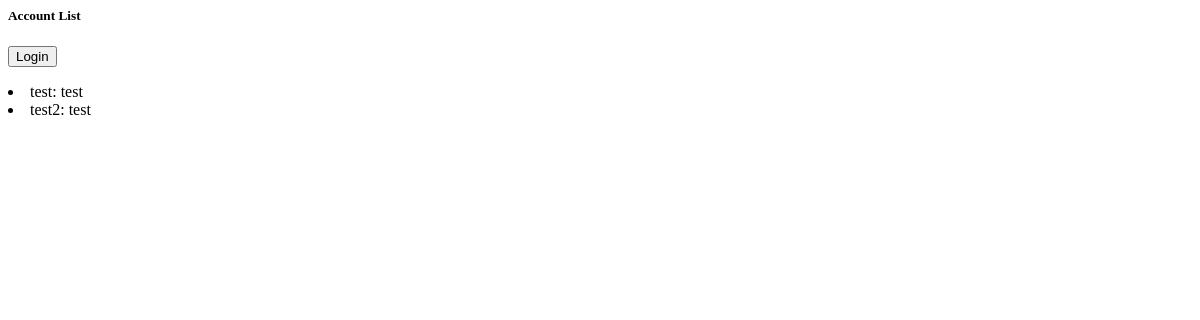
The page /accts/ on the database as committed earlier.
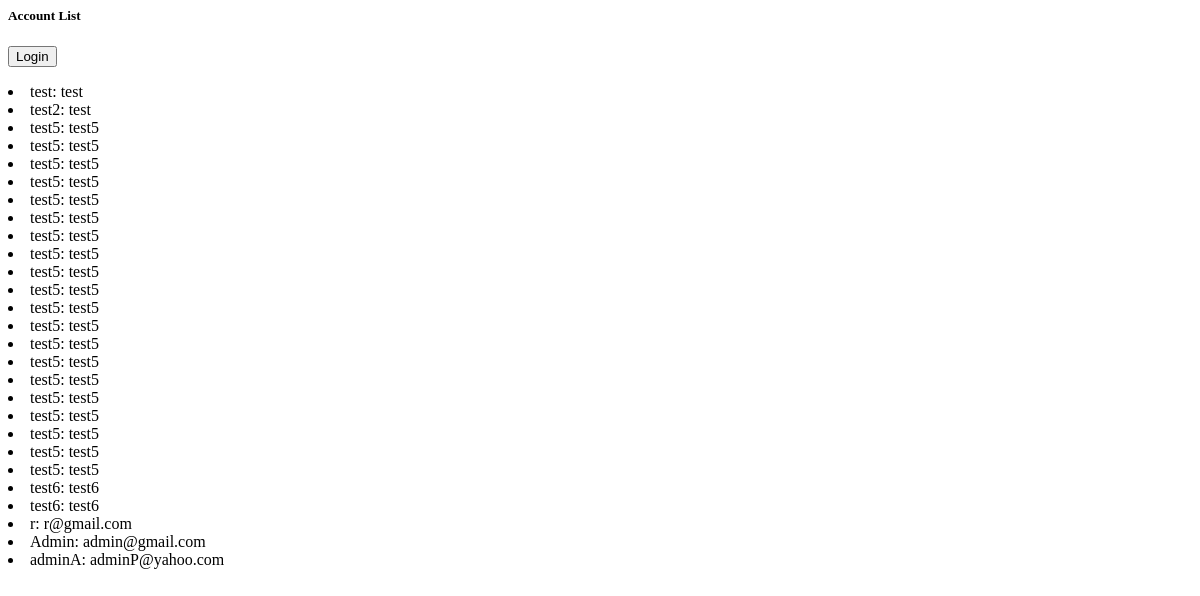
The same page on the database as committed later.
### conversion/models.py (models this page shows)
class User(models.Model):
  username = models.CharField(max_length=55)
  password = models.CharField(max_length=55)
  type = models.CharField(max_length=25)

### conversion/views.py (the view)
# urls.py: path('accts/', views.accounts_list, name='acct-list'),
def accounts_list(request):
    acct_list = User.objects.all()
    return render(request,  'all_accounts.html', {'acct_list': acct_list})

### conversion/templates/all_accounts.html (shortened to what this page needs)
{% block content %}
<h5> Account List </h5>
<form action="{% url 'conversion' %}" method=POST>
    <input type="submit" value="Login" class="btn btn-dark" id="create_acct"/>
</form>
{% for i in acct_list %}
    <li>{{ i.username }}: {{i.password}}</li>
{% endfor %}
{% endblock %}

Rows that differ between the two databases and show on the page:
added User: username "test5", password "test5"
added User: username "test5", password "test5"
added User: username "test5", password "test5"
added User: username "test5", password "test5"
added User: username "test5", password "test5"
added User: username "test5", password "test5"
added User: username "test5", password "test5"
added User: username "test5", password "test5"
added User: username "test5", password "test5"
added User: username "test5", password "test5"
added User: username "test5", password "test5"
added User: username "test5", password "test5"
added User: username "test5", password "test5"
added User: username "test5", password "test5"
added User: username "test5", password "test5"
added User: username "test5", password "test5"
added User: username "test5", password "test5"
added User: username "test5", password "test5"
added User: username "test5", password "test5"
added User: username "test5", password "test5"
added User: username "test6", password "test6"
added User: username "test6", password "test6"
added User: username "r", password "r@gmail.com"
added User: username "Admin", password "admin@gmail.com"
added User: username "adminA", password "adminP@yahoo.com"
